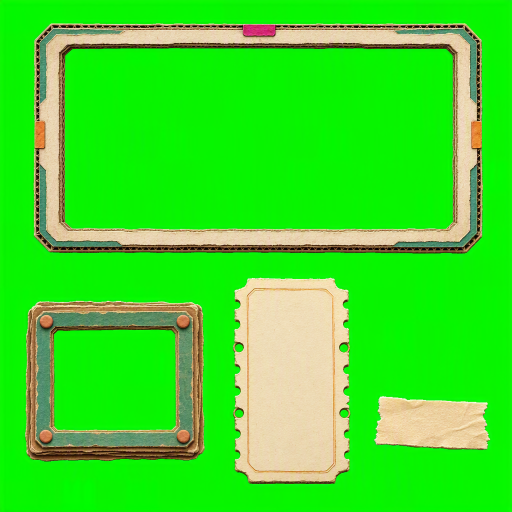
#> input picture cabin-slice/assets/ui/generated/gpt2_clay_show_v1/gpt2_clay_show_paper_atlas_v1.png, 1024 x 1024 px (shown at 1/2 size)
$ python slice_gpt2_clay_show_ui.py
#> lines starting #> are read from the running program, lines starting #| are printed output that depends on the picture; after the words box and inside, x2 and y2 are one past the last pixel; in counts of white or black regions, pixels touching at a corner belong together
#!/usr/bin/env python3
"""Slice GPT Image 2 clay-show atlases into transparent UI PNG assets."""

from __future__ import annotations

import json
from pathlib import Path

import cv2
import numpy as np
from PIL import Image, ImageDraw


REPO = Path(__file__).resolve().parents[2]
SOURCE_DIR = REPO / "cabin-slice" / "assets" / "ui" / "generated" / "gpt2_clay_show_v1"
SLICE_DIR = SOURCE_DIR / "slices"
AUDIT_DIR = REPO / "downloads" / "clay-cartoon-ui-audit"


ASSET_INFO = {
    "paper_stage_frame": {
        "source": "gpt2_clay_show_paper_atlas_v1.png",
        "classification": "widest",
        "usage": "9-slice",
        "recommended_for": ["battle stage outer frame", "large dialog panel"],
        "slice_insets": [110, 86, 110, 86],
    },
    "paper_popup_frame": {
        "source": "gpt2_clay_show_paper_atlas_v1.png",
        "classification": "remaining",
        "usage": "9-slice",
        "recommended_for": ["omen modal", "inventory or portrait panel"],
        "slice_insets": [58, 54, 58, 54],
    },
    "paper_ticket_card": {
        "source": "gpt2_clay_show_paper_atlas_v1.png",
        "classification": "portrait",
        "usage": "fixed",
        "recommended_for": ["reward card", "name or item ticket"],
        "slice_insets": None,
    },
    "paper_tape_strip": {
        "source": "gpt2_clay_show_paper_atlas_v1.png",
        "classification": "smallest",
        "usage": "fixed",
        "recommended_for": ["temporary hint", "decorative state label"],
        "slice_insets": None,
    },
    "clay_button_primary": {
        "source": "gpt2_clay_show_controls_atlas_v1.png",
        "order": 0,
        "usage": "9-slice",
        "recommended_for": ["place room", "end turn", "primary CTA"],
        "slice_insets": [78, 58, 78, 58],
    },
    "clay_status_magenta": {
        "source": "gpt2_clay_show_controls_atlas_v1.png",
        "order": 1,
        "usage": "9-slice",
        "recommended_for": ["enemy status", "special action label"],
        "slice_insets": [54, 42, 54, 42],
    },
    "clay_button_secondary": {
        "source": "gpt2_clay_show_controls_atlas_v1.png",
        "order": 2,
        "usage": "9-slice",
        "recommended_for": ["rotate room", "secondary CTA"],
        "slice_insets": [78, 58, 78, 58],
    },
    "clay_status_teal": {
        "source": "gpt2_clay_show_controls_atlas_v1.png",
        "order": 3,
        "usage": "9-slice",
        "recommended_for": ["player AP", "health or shield status"],
        "slice_insets": [54, 42, 54, 42],
    },
    "clay_stamp_round": {
        "source": "gpt2_clay_show_controls_atlas_v1.png",
        "order": 4,
        "usage": "fixed",
        "recommended_for": ["AP counter", "round indicator", "small CTA"],
        "slice_insets": None,
    },
    "clay_tab_dark": {
        "source": "gpt2_clay_show_controls_atlas_v1.png",
        "order": 5,
        "usage": "9-slice",
        "recommended_for": ["name plate", "dark hint label"],
        "slice_insets": [54, 44, 54, 44],
    },
}


def green_background_mask(rgb: np.ndarray) -> np.ndarray:
    red = rgb[:, :, 0].astype(np.float32)
    green = rgb[:, :, 1].astype(np.float32)
    blue = rgb[:, :, 2].astype(np.float32)
    return (
        (green > 175)
        & (green > red * 1.42)
        & (green > blue * 1.32)
        & ((green - np.maximum(red, blue)) > 48)
    )


def foreground_components(rgb: np.ndarray) -> list[dict]:
    background = green_background_mask(rgb)
    mask = (~background).astype(np.uint8) * 255
    mask = cv2.morphologyEx(mask, cv2.MORPH_CLOSE, np.ones((5, 5), np.uint8))
    count, _, stats, _ = cv2.connectedComponentsWithStats(mask, 8)
    components = []
    for index in range(1, count):
        x, y, width, height, area = map(int, stats[index])
        if area < 500:
            continue
        components.append(
            {
                "x": x,
                "y": y,
                "w": width,
                "h": height,
                "area": area,
                "touches_edge": x <= 2
                or y <= 2
                or x + width >= rgb.shape[1] - 2
                or y + height >= rgb.shape[0] - 2,
            }
        )
    return components


def rgba_with_keyed_green(rgb: np.ndarray) -> np.ndarray:
    data = rgb.astype(np.float32)
    red = data[:, :, 0]
    green = data[:, :, 1]
    blue = data[:, :, 2]
    maximum_other = np.maximum(red, blue)
    dominance = green - maximum_other
    ratio = maximum_other / np.maximum(green, 1)

    green_level = np.clip((green - 130) / 80, 0, 1)
    dominance_level = np.clip((dominance - 20) / 80, 0, 1)
    ratio_level = np.clip((0.82 - ratio) / 0.5, 0, 1)
    key_strength = np.minimum(np.minimum(green_level, dominance_level), ratio_level)
    alpha = np.clip(255 * (1 - key_strength), 0, 255).astype(np.uint8)
    alpha[alpha < 10] = 0

    rgba = np.dstack([rgb, alpha])
    fringe = (alpha > 0) & (alpha < 245) & (dominance > 18)
    rgba[:, :, 1][fringe] = np.minimum(
        rgba[:, :, 1][fringe],
        np.maximum(rgba[:, :, 0][fringe], rgba[:, :, 2][fringe]) + 10,
    )
    return rgba


def classify_paper(components: list[dict]) -> dict[str, dict]:
    if len(components) != 4:
        raise RuntimeError(f"Expected 4 paper components, got {len(components)}")
    widest = max(components, key=lambda component: component["w"])
    smallest = min(components, key=lambda component: component["area"])
    remaining = [component for component in components if component not in (widest, smallest)]
    portrait = max(remaining, key=lambda component: component["h"] / component["w"])
    popup = next(component for component in remaining if component is not portrait)
    return {
        "paper_stage_frame": widest,
        "paper_popup_frame": popup,
        "paper_ticket_card": portrait,
        "paper_tape_strip": smallest,
    }


def classify_controls(components: list[dict]) -> dict[str, dict]:
    if len(components) != 6:
        raise RuntimeError(f"Expected 6 control components, got {len(components)}")
    ordered = sorted(components, key=lambda component: (component["y"], component["x"]))
    names = [
        "clay_button_primary",
        "clay_status_magenta",
        "clay_button_secondary",
        "clay_status_teal",
        "clay_stamp_round",
        "clay_tab_dark",
    ]
    return dict(zip(names, ordered))


def crop_component(rgba: np.ndarray, component: dict, padding: int = 18) -> tuple[np.ndarray, list[int]]:
    height, width = rgba.shape[:2]
    x0 = max(0, component["x"] - padding)
    y0 = max(0, component["y"] - padding)
    x1 = min(width, component["x"] + component["w"] + padding)
    y1 = min(height, component["y"] + component["h"] + padding)
    return rgba[y0:y1, x0:x1], [x0, y0, x1 - x0, y1 - y0]


def make_contact_sheet(entries: list[dict]) -> Path:
    cell_width, cell_height = 420, 300
    sheet = Image.new("RGB", (cell_width * 2, cell_height * 5), (35, 38, 48))
    draw = ImageDraw.Draw(sheet)
    for index, entry in enumerate(entries):
        image = Image.open(entry["output"]).convert("RGBA")
        checker = Image.new("RGB", image.size, (235, 229, 213))
        checker_pixels = np.array(checker)
        tile = 18
        for y in range(0, image.height, tile):
            for x in range(0, image.width, tile):
                if (x // tile + y // tile) % 2:
                    checker_pixels[y : y + tile, x : x + tile] = (198, 205, 201)
        checker = Image.fromarray(checker_pixels)
        checker.paste(image, mask=image.getchannel("A"))
        checker.thumbnail((cell_width - 28, cell_height - 48), Image.Resampling.LANCZOS)
        column = index % 2
        row = index // 2
        x = column * cell_width + (cell_width - checker.width) // 2
        y = row * cell_height + 30 + (cell_height - 42 - checker.height) // 2
        sheet.paste(checker, (x, y))
        draw.text((column * cell_width + 12, row * cell_height + 8), entry["name"], fill=(255, 250, 235))

    path = AUDIT_DIR / "gpt2_clay_show_slices_contact_sheet.png"
    path.parent.mkdir(parents=True, exist_ok=True)
    sheet.save(path)
    return path


def main() -> None:
    SLICE_DIR.mkdir(parents=True, exist_ok=True)
    entries = []

    source_components = {}
    for source_name in {
        info["source"] for info in ASSET_INFO.values()
    }:
        source_path = SOURCE_DIR / source_name
        rgb = np.array(Image.open(source_path).convert("RGB"))
#> rgb is the input picture: shape (1024, 1024, 3); mean R, G, B 58.1, 223, 37.6
        components = foreground_components(rgb)
#> in green_background_mask, `return ( (green > 175) & (green > red * 1.42) & (green > blue * 1.32) ..`:
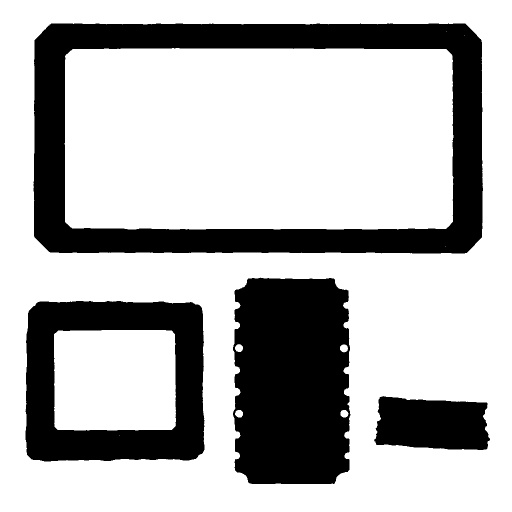
#> returned value: shape (1024, 1024) bool (shown at 1/2 size); 71.2% white; 4 black regions, box (x1, y1, x2, y2) and area: (67, 47, 966, 507) 128811, (466, 555, 701, 968) 89497, (51, 602, 409, 923) 62856, (748, 792, 980, 900) 20779
#> in foreground_components, `mask = cv2.morphologyEx(mask, cv2.MORPH_CLOSE, np.ones((5, 5), np.uint..`: mask: shape (1024, 1024); 28.8% white; 4 white regions, box (x1, y1, x2, y2) and area: (67, 47, 966, 507) 128917, (466, 555, 701, 968) 89575, (51, 602, 409, 923) 62954, (748, 792, 980, 900) 20813
#> in foreground_components, `count, _, stats, _ = cv2.connectedComponentsWithStats(mask, 8)`: count = 5; stats = [[0, 0, 1024, 1024, 746317], [67, 47, 899, 460, 128917], [466, 555, 235, 413, 89575], [51, 602, 358, 321, 62954], [748, 792, 232, 108, 20813]]
#> the loop in foreground_components, `for index in range(1, count):` made 4 passes
#> after the loop in foreground_components, `for index in range(1, count):`: components = 4 items
#> components = 4 items
        if source_name.startswith("gpt2_clay_show_paper"):
            assigned = classify_paper(components)
#> in classify_paper, `widest = max(components, key=lambda component: component["w"])`: widest = {'x': 67, 'y': 47, 'w': 899, 'h': 460, 'area': 128917, 'touches_edge': False}
#> in classify_paper, `smallest = min(components, key=lambda component: component["area"])`: smallest = {'x': 748, 'y': 792, 'w': 232, 'h': 108, 'area': 20813, 'touches_edge': False}
#> in classify_paper, `remaining = [component for component in components if component not in..`: remaining = 2 items
#> in classify_paper, `portrait = max(remaining, key=lambda component: component["h"] / compo..`: portrait = {'x': 466, 'y': 555, 'w': 235, 'h': 413, 'area': 89575, 'touches_edge': False}
#> in classify_paper, `popup = next(component for component in remaining if component is not ..`: popup = {'x': 51, 'y': 602, 'w': 358, 'h': 321, 'area': 62954, 'touches_edge': False}
#> assigned = 4 items
        else:
            assigned = classify_controls(components)
        source_components[source_name] = {
            "rgb": rgb,
            "rgba": rgba_with_keyed_green(rgb),
            "components": components,
            "assigned": assigned,
        }
#> in rgba_with_keyed_green, `alpha[alpha < 10] = 0`: alpha: shape (1024, 1024); min 0, max 255, mean 72.8
#> in rgba_with_keyed_green, `fringe = (alpha > 0) & (alpha < 245) & (dominance > 18)`: fringe: shape (1024, 1024) bool; 2.5% white; 1041 white regions (980 under 20 px), largest, box (x1, y1, x2, y2) and area: (98, 866, 356, 892) 5403, (73, 657, 102, 866) 3887, (358, 656, 385, 864) 3842
#> in rgba_with_keyed_green, `rgba[:, :, 1][fringe] = np.minimum( rgba[:, :, 1][fringe], np.maximum(..`:
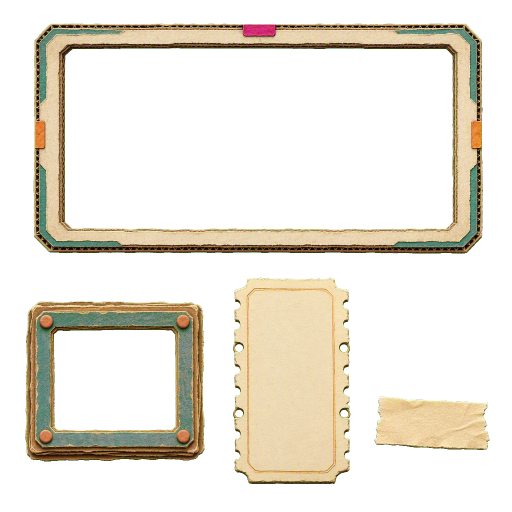
#> rgba: shape (1024, 1024, 4) (shown at 1/2 size); mean R, G, B, A 58.1, 222.1, 37.6, 72.8; transparent parts drawn white
#> pass 2 of the loop in main, `for source_name in {`:
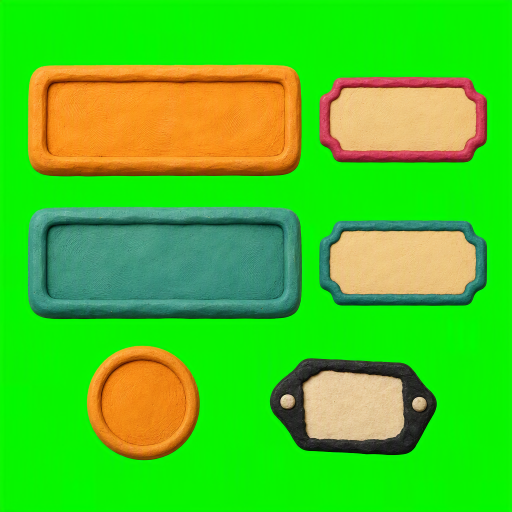
#> input picture cabin-slice/assets/ui/generated/gpt2_clay_show_v1/gpt2_clay_show_controls_atlas_v1.png, 1024 x 1024 px (shown at 1/2 size)
#> in main, rgb is the input picture: shape (1024, 1024, 3); mean R, G, B 72.1, 200.5, 34
#> in green_background_mask (call 2), `return ( (green > 175) & (green > red * 1.42) & (green > blue * 1.32) ..`:
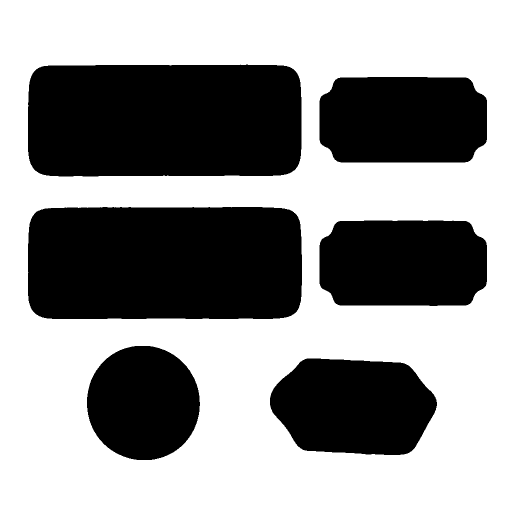
#> returned value: shape (1024, 1024) bool (shown at 1/2 size); 58.1% white; 6 black regions, box (x1, y1, x2, y2) and area: (56, 414, 604, 638) 120080, (56, 129, 603, 353) 119446, (639, 154, 974, 325) 53467, (639, 441, 974, 612) 53157, (540, 717, 874, 910) 51966, (174, 692, 400, 920) 40758
#> the loop in foreground_components (call 2), `for index in range(1, count):` made 6 passes
#> (x, y, width, height, area) on passes 1 to 6: (56, 129, 547, 224, 119460), (639, 154, 335, 171, 53467), (56, 414, 548, 224, 120098), (639, 441, 335, 171, 53159), (174, 692, 226, 228, 40758), (540, 717, 334, 193, 51966)
#> in main, `components = foreground_components(rgb)`: components = 6 items
#> fringe: shape (1024, 1024) bool; 0.34% white in thin lines or dots, all inside (x1, y1, x2, y2) = (56, 129, 975, 921)
#> in rgba_with_keyed_green (call 2), `rgba[:, :, 1][fringe] = np.minimum( rgba[:, :, 1][fringe], np.maximum(..`:
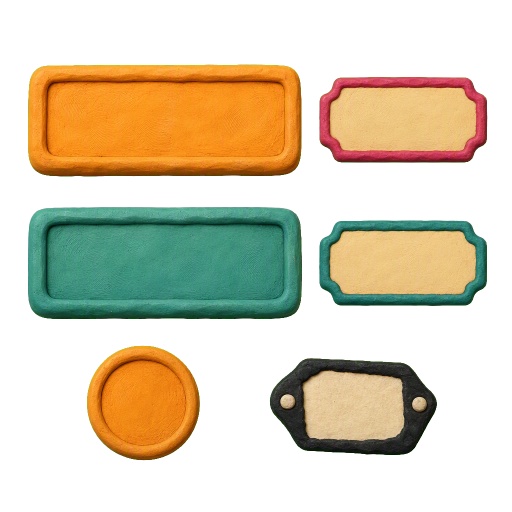
#> rgba: shape (1024, 1024, 4) (shown at 1/2 size); mean R, G, B, A 72.1, 200.2, 34, 106.7; transparent parts drawn white

    for name, info in ASSET_INFO.items():
        source = source_components[info["source"]]
        component = source["assigned"][name]
        crop, crop_box = crop_component(source["rgba"], component)
        output_path = SLICE_DIR / f"{name}.png"
        Image.fromarray(crop, "RGBA").save(output_path)
        visible_alpha = crop[:, :, 3]
        entries.append(
            {
                "name": name,
                "source": info["source"],
                "source_component": component,
                "crop_box": crop_box,
                "output": str(output_path),
                "size": [crop.shape[1], crop.shape[0]],
                "visible_pixel_ratio": round(float(np.mean(visible_alpha > 16)), 5),
                "semi_transparent_pixel_ratio": round(
                    float(np.mean((visible_alpha > 16) & (visible_alpha < 245))),
                    5,
                ),
                "usage": info["usage"],
                "recommended_for": info["recommended_for"],
                "slice_insets": info["slice_insets"],
            }
        )
#> this loop made 10 passes
#> (x0 in crop_component, y0 in crop_component, x1 in crop_component, y1 in crop_component, crop_box) on passes 1 to 10: (49, 29, 984, 525, [49, 29, 935, 496]), (33, 584, 427, 941, [33, 584, 394, 357]), (448, 537, 719, 986, [448, 537, 271, 449]), (730, 774, 998, 918, [730, 774, 268, 144]), (38, 111, 621, 371, [38, 111, 583, 260]), (621, 136, 992, 343, [621, 136, 371, 207]), (38, 396, 622, 656, [38, 396, 584, 260]), (621, 423, 992, 630, [621, 423, 371, 207]), (156, 674, 418, 938, [156, 674, 262, 264]), (522, 699, 892, 928, [522, 699, 370, 229])
#> pass 1, in main, `crop, crop_box = crop_component(source["rgba"], component)`:
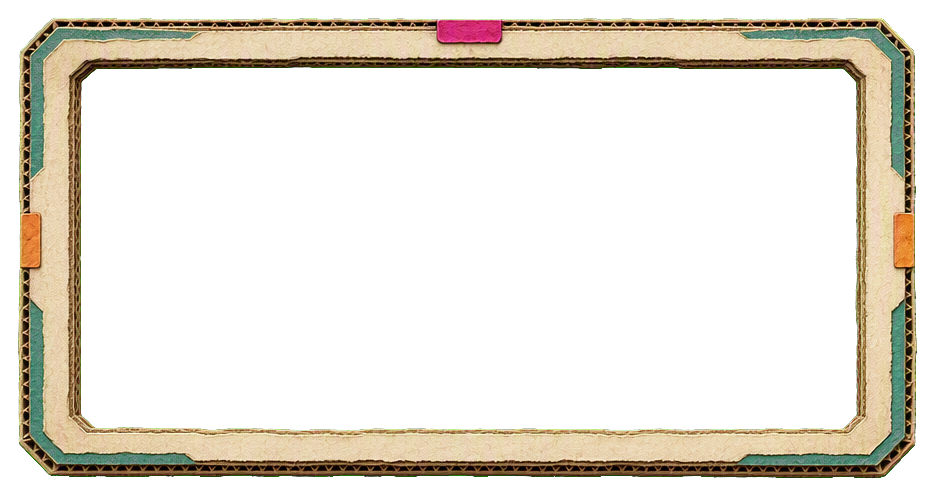
#> crop: shape (496, 935, 4); mean of channels 0, 1, 2, 3 52.6, 218.7, 33.6, 70.6; transparent parts drawn white
#> pass 1, in main, `visible_alpha = crop[:, :, 3]`:
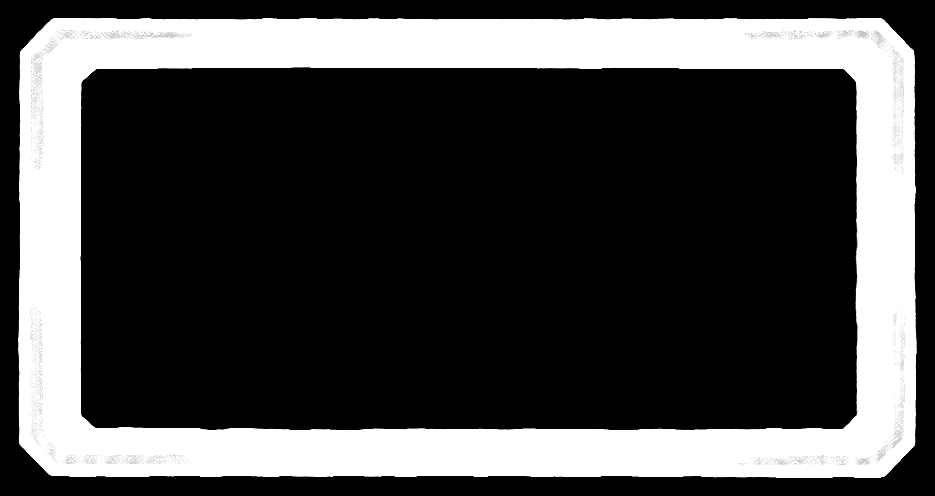
#> visible_alpha: shape (496, 935); min 0, max 255, mean 70.6
#> after the loop:
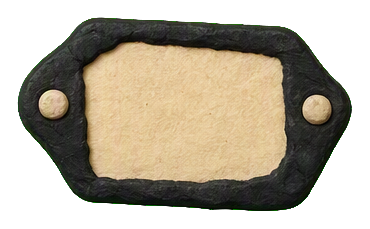
#> crop: shape (229, 370, 4); mean of channels 0, 1, 2, 3 84.8, 167.8, 58.3, 156.3; transparent parts drawn white
#> after the loop, entries = 10 items

    contact_sheet = make_contact_sheet(entries)
#> in make_contact_sheet, `sheet = Image.new("RGB", (cell_width * 2, cell_height * 5), (35, 38, 4..`:
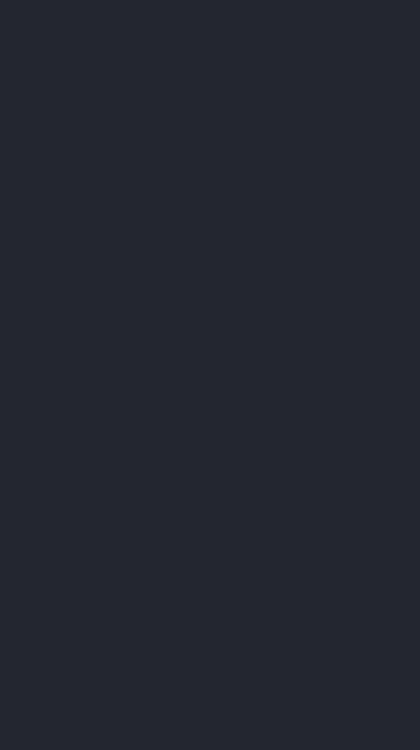
#> sheet: PIL image 840x1500 RGB (shown at 1/2 size); mean R, G, B 35, 38, 48
#> after the loop in make_contact_sheet, `for y in range(0, image.height, tile):`:
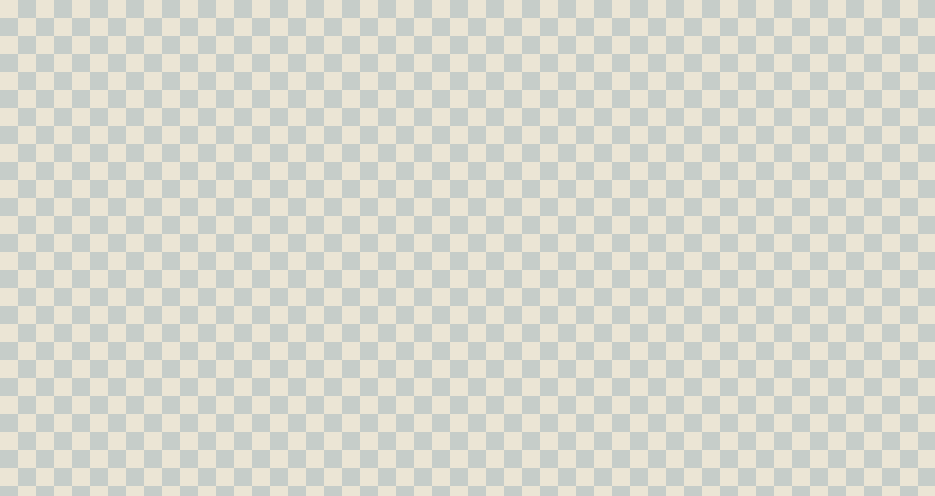
#> checker_pixels: shape (496, 935, 3); mean R, G, B 216.5, 217, 207
#> in make_contact_sheet, `column = index % 2`: column = 0
#> in make_contact_sheet, `x = column * cell_width + (cell_width - checker.width) // 2`: x = 14
#> in make_contact_sheet, `y = row * cell_height + 30 + (cell_height - 42 - checker.height) // 2`: y = 55
#> pass 2 of the loop in make_contact_sheet, `for index, entry in enumerate(entries):`:
#> column = 1
#> in make_contact_sheet, `x = column * cell_width + (cell_width - checker.width) // 2`: x = 491
#> in make_contact_sheet, `y = row * cell_height + 30 + (cell_height - 42 - checker.height) // 2`: y = 33
    report = {
        "assets": entries,
        "source_quality": {
            source_name: {
                "major_component_count": len(data["components"]),
                "components": data["components"],
            }
            for source_name, data in source_components.items()
        },
        "contact_sheet": str(contact_sheet),
    }
    report_path = SOURCE_DIR / "slices_manifest.json"
    report_path.write_text(json.dumps(report, ensure_ascii=False, indent=2), encoding="utf-8")
    (AUDIT_DIR / "gpt2_clay_show_slices_manifest.json").write_text(
        json.dumps(report, ensure_ascii=False, indent=2),
        encoding="utf-8",
    )
    print(f"Wrote {len(entries)} slices and {contact_sheet}")
#| Wrote 10 slices and downloads/clay-cartoon-ui-audit/gpt2_clay_show_slices_contact_sheet.png


if __name__ == "__main__":
    main()
